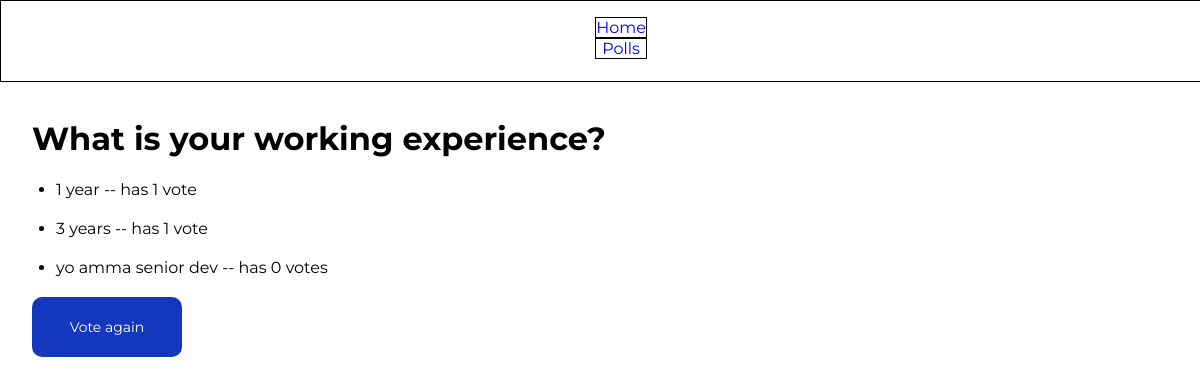
Before: /polls/1/result/ with the older database file.
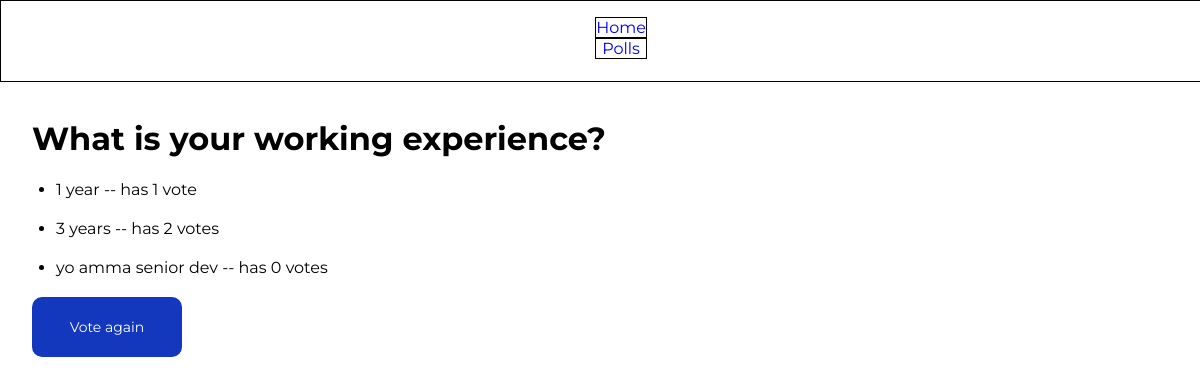
After: the same page with the newer database file.
### polls/models.py (models this page shows, shortened)
class Choice(models.Model):
    question = models.ForeignKey(Question, on_delete=models.CASCADE) # ea choice corresponds to question
    choice_text = models.CharField(max_length=200)
    votes = models.IntegerField(default=0)

### polls/views.py (the view)
# urls.py: path('<int:pk>/result/', views.ResultsView.as_view(), name='results'),
class ResultsView(generic.DetailView):
    model = Question
    template_name = 'polls/results.html'

### polls/templates/polls/results.html (shortened to what this page needs)
{% extends 'polls/_base.html' %}
{% load static %}
    {% block head %}
        <link rel="stylesheet" type="text/css" href="{% static 'polls/results.css' %}">
    {% endblock %}
{% block body %}
  <h1>{{ question.question_text }}</h1>
  <ul class="results-list">
      {% for choice in question.choice_set.all %}
        <li class="result-item">{{ choice.choice_text }} -- has {{ choice.votes }} vote{{ choice.votes|pluralize }}</li>
      {% endfor %}
  </ul>
    <div id="vote-again-container">
        <a href="{% url 'polls:detail' question.id %}" id="vote-again-link">Vote again</a>
    </div>
{% endblock %}

Changed rows visible on the page:
changed Choice "3 years": votes "1" → "2"
